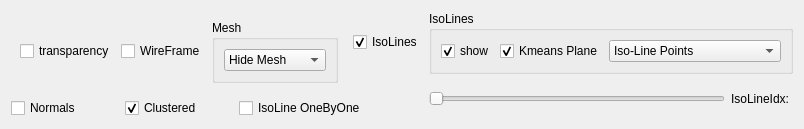
       <widget class="QWidget" name="tab_isoLine">
        <attribute name="title">
         <string>IsoLine</string>
        </attribute>
        <layout class="QGridLayout" name="gridLayout_6">
         <item row="0" column="0" rowspan="2" colspan="3">
          <widget class="QWidget" name="RenderOptions" native="true">
           <layout class="QHBoxLayout" name="horizontalLayout_2">
            <item>
             <widget class="QCheckBox" name="cbTransparency">
              <property name="text">
               <string>transparency</string>
              </property>
             </widget>
            </item>
            <item>
             <widget class="QCheckBox" name="cbRenderWireframe">
              <property name="text">
               <string>WireFrame</string>
              </property>
              <property name="checked">
               <bool>false</bool>
              </property>
             </widget>
            </item>
            <item>
             <widget class="QGroupBox" name="gbMesh">
              <property name="title">
               <string>Mesh</string>
              </property>
              <layout class="QGridLayout" name="gridLayout_3">
               <item row="0" column="0">
                <widget class="QComboBox" name="cobRenderType">
                 <property name="currentIndex">
                  <number>0</number>
                 </property>
                 <item>
                  <property name="text">
                   <string>Hide Mesh</string>
                  </property>
                 </item>
                 <item>
                  <property name="text">
                   <string>Solid Flat</string>
                  </property>
                 </item>
                 <item>
                  <property name="text">
                   <string>Solid Smooth</string>
                  </property>
                 </item>
                 <item>
                  <property name="text">
                   <string>Vertex Color</string>
                  </property>
                 </item>
                 <item>
                  <property name="text">
                   <string>Face Color</string>
                  </property>
                 </item>
                </widget>
               </item>
              </layout>
             </widget>
            </item>
           </layout>
          </widget>
         </item>
         <item row="0" column="3">
          <widget class="QCheckBox" name="cbIsoLines">
           <property name="text">
            <string>IsoLines</string>
           </property>
           <property name="checked">
            <bool>true</bool>
           </property>
          </widget>
         </item>
         <item row="0" column="4" colspan="2">
          <widget class="QGroupBox" name="gbIsoLines">
           <property name="title">
            <string>IsoLines</string>
           </property>
           <layout class="QHBoxLayout" name="horizontalLayout">
            <item>
             <widget class="QCheckBox" name="cbShowIsoLines">
              <property name="text">
               <string>show</string>
              </property>
              <property name="checked">
               <bool>true</bool>
              </property>
             </widget>
            </item>
            <item>
             <widget class="QCheckBox" name="cbShowKmeanPlane">
              <property name="text">
               <string>Kmeans Plane</string>
              </property>
              <property name="checked">
               <bool>true</bool>
              </property>
             </widget>
            </item>
            <item>
             <widget class="QComboBox" name="cobIsoLines">
              <item>
               <property name="text">
                <string>Iso-Line Points</string>
               </property>
              </item>
              <item>
               <property name="text">
                <string>Iso-Line Lines</string>
               </property>
              </item>
              <item>
               <property name="text">
                <string>Iso-Line Planes</string>
               </property>
              </item>
              <item>
               <property name="text">
                <string>Iso-Line Lines-ByClusterId</string>
               </property>
              </item>
             </widget>
            </item>
           </layout>
          </widget>
         </item>
         <item row="1" column="4" rowspan="2">
          <widget class="QSlider" name="hSliderIsoLine">
           <property name="sizePolicy">
            <sizepolicy hsizetype="Expanding" vsizetype="Fixed">
             <horstretch>0</horstretch>
             <verstretch>0</verstretch>
            </sizepolicy>
           </property>
           <property name="orientation">
            <enum>Qt::Horizontal</enum>
           </property>
          </widget>
         </item>
         <item row="1" column="5" rowspan="2">
          <widget class="QLabel" name="labelIsoLineIdx">
           <property name="text">
            <string>IsoLineIdx: </string>
           </property>
           <property name="buddy">
            <cstring>hSliderIsoLine</cstring>
           </property>
          </widget>
         </item>
         <item row="2" column="0">
          <widget class="QCheckBox" name="cbShowNormals">
           <property name="text">
            <string>Normals</string>
           </property>
          </widget>
         </item>
         <item row="2" column="1">
          <widget class="QCheckBox" name="cbClusteredLines">
           <property name="text">
            <string>Clustered</string>
           </property>
           <property name="checked">
            <bool>true</bool>
           </property>
          </widget>
         </item>
         <item row="2" column="2" colspan="2">
          <widget class="QCheckBox" name="cbOneByOne">
           <property name="sizePolicy">
            <sizepolicy hsizetype="Preferred" vsizetype="Fixed">
             <horstretch>0</horstretch>
             <verstretch>0</verstretch>
            </sizepolicy>
           </property>
           <property name="text">
            <string>IsoLine OneByOne</string>
           </property>
          </widget>
         </item>
        </layout>
       </widget>
